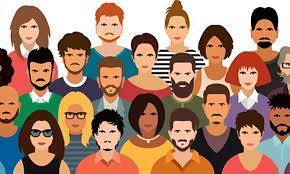
#> input picture 1. Facial Recognizer/test_img2.jpg, 290 x 174 px, found by its file name
$ python facialRecognition.py
#> lines starting #> are read from the running program, lines starting #| are printed output that depends on the picture; after the words box and inside, x2 and y2 are one past the last pixel; in counts of white or black regions, pixels touching at a corner belong together
import cv2

# Step 4: Load the cascade classifier
face_cascade = cv2.CascadeClassifier(r'AI\3.FacialRecognizer\haarcascade_frontalface_default.xml')
# Replace 'path_to_haarcascade_frontalface_default.xml' with the actual path to the downloaded XML file.

# Step 5: Read the image
image_path = r'AI\1.ColorImgToBinary\ImgOfLordShiva.jpg'
image_path1 = r'AI\3.FacialRecognizer\test_img1.jpg'
image_path2 = r'AI\3.FacialRecognizer\test_img2.jpg'
img = cv2.imread(image_path2)
#> img is the input picture: shape (174, 290, 3); mean B, G, R 111.1, 131.8, 166.9
gray = cv2.cvtColor(img, cv2.COLOR_BGR2GRAY)
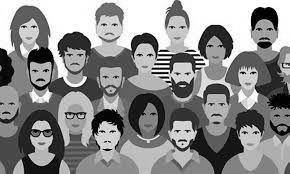
#> gray: shape (174, 290); min 0, max 255, mean 139.9

# Step 6: Perform face detection
faces = face_cascade.detectMultiScale(gray, scaleFactor=1.1, minNeighbors=5, minSize=(20, 20))
#> faces = 15 rows, first 6: [92, 12, 34, 34], [15, 17, 27, 27], [162, 16, 31, 31], [250, 18, 30, 30], [202, 36, 27, 27], [61, 44, 29, 29]

# Step 7: Draw rectangles around the faces
cnt=0
for (x, y, w, h) in faces:
    cv2.rectangle(img, (x, y), (x+w, y+h), (255, 100, 100), 2)
    cv2.putText(img, f"{cnt}", (x+5,y-5), cv2.FONT_HERSHEY_COMPLEX_SMALL, 0.9, (150,200,250), 2)
    cnt+=1
#> this loop made 15 passes
#> (x, y, w, h) on passes 1 to 12: (92, 12, 34, 34), (15, 17, 27, 27), (162, 16, 31, 31), (250, 18, 30, 30), (202, 36, 27, 27), (61, 44, 29, 29), (130, 45, 29, 29), (28, 61, 26, 26), (234, 63, 28, 28), (200, 91, 34, 34), (135, 105, 27, 27), (91, 120, 33, 33)
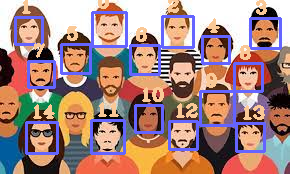
#> img: shape (174, 290, 3); 14.05% of pixels changed, all inside (x1, y1, x2, y2) = (14, 0, 282, 155)
#> after the loop, cnt = 15
# print(cnt)
# Step 8: Display the result
cv2.imshow('Facial Recognition', img)
cv2.waitKey(0)
cv2.destroyAllWindows()

$ run again, with 2. Cat Face Recognizer/test_cat1.jpg copied over 1. Facial Recognizer/test_img2.jpg
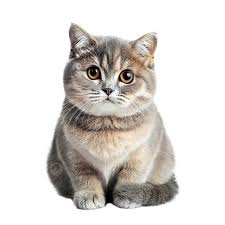
#> input picture 2. Cat Face Recognizer/test_cat1.jpg, 225 x 225 px, found by its file name
#> img is the input picture: shape (225, 225, 3); mean B, G, R 212.7, 216.6, 220.1
#> `gray = cv2.cvtColor(img, cv2.COLOR_BGR2GRAY)`:
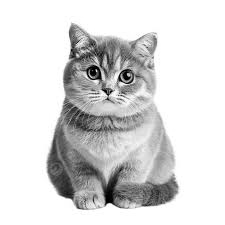
#> gray: shape (225, 225); min 0, max 255, mean 217.2
#> faces = ()
#> after the loop `for (x, y, w, h) in faces:`: cnt = 0

$ run again, with 2. Cat Face Recognizer/test_cat2.jpg copied over 1. Facial Recognizer/test_img2.jpg
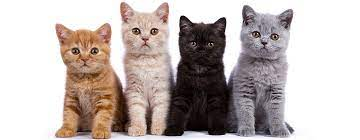
#> input picture 2. Cat Face Recognizer/test_cat2.jpg, 360 x 140 px, found by its file name
#> img is the input picture: shape (140, 360, 3); mean B, G, R 178.7, 181.8, 192.1
#> `gray = cv2.cvtColor(img, cv2.COLOR_BGR2GRAY)`:
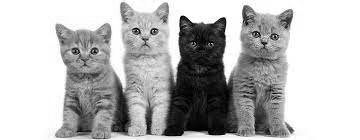
#> gray: shape (140, 360); min 0, max 255, mean 184.5
#> faces = [[119, 9, 57, 57], [234, 8, 66, 66]]
#> the loop `for (x, y, w, h) in faces:` made 2 passes
#> (x, y, w, h, cnt) on passes 1 to 2: (119, 9, 57, 57, 1), (234, 8, 66, 66, 2)
#> after the loop `for (x, y, w, h) in faces:`:
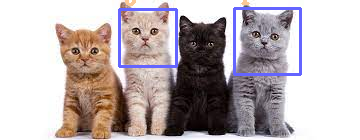
#> img: shape (140, 360, 3); 3.07% of pixels changed, all inside (x1, y1, x2, y2) = (118, 0, 302, 76)
#> after the loop `for (x, y, w, h) in faces:`: cnt = 2
